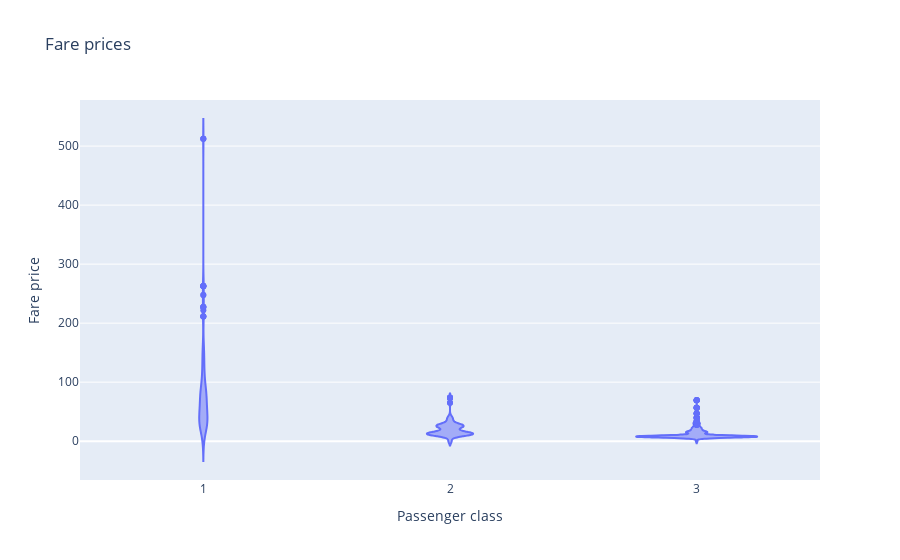

The code cell stored with this chart in its notebook:
### Code cell
fig = px.violin(data_titanic, x='Pclass', y='Fare',
                labels ={'Pclass': 'Passenger class', 'Fare':'Fare price'},
                title='Fare prices')
fig.show()

### Figure 1 — Plotly figure (JSON) as saved in the notebook; plotly's stock layout.template omitted (floating-point values rounded to 4 significant figures; data arrays with more than 128 entries replaced by an {"elided": "..."} marker saying what was removed)
{"data": [{"alignmentgroup": "True", "box": {"visible": false}, "hovertemplate": "Passenger class=%{x}<br>Fare price=%{y}<extra></extra>", "legendgroup": "", "marker": {"color": "#636efa"}, "name": "", "offsetgroup": "", "orientation": "v", "scalegroup": "True", "showlegend": false, "type": "violin", "x": {"elided": "891 int values"}, "x0": " ", "xaxis": "x", "y": {"elided": "891 float values"}, "y0": " ", "yaxis": "y"}], "layout": {"autosize": true, "legend": {"tracegroupgap": 0}, "title": {"text": "Fare prices"}, "violinmode": "group", "xaxis": {"anchor": "y", "autorange": true, "domain": [0, 1], "range": [0.5, 3.5], "title": {"text": "Passenger class"}, "type": "linear"}, "yaxis": {"anchor": "x", "autorange": true, "domain": [0, 1], "range": [-65.76, 578.1], "title": {"text": "Fare price"}, "type": "linear"}}}
